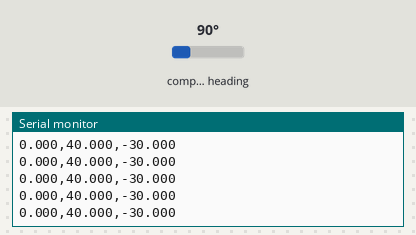
Bench run of a sketch on a simulated Arduino Nano 33 BLE. Shown: the last lines printed to the serial monitor. Inputs (shaded band) come from the test bench; at power-on: compass heading 90°.

Above: at 2.7 s.
2.8 s: compass heading set to 7°
At 3.07 s:
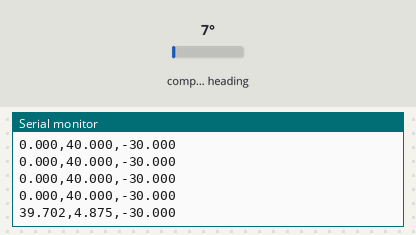
4.3 s: compass heading set to 180°
At 4.47 s:
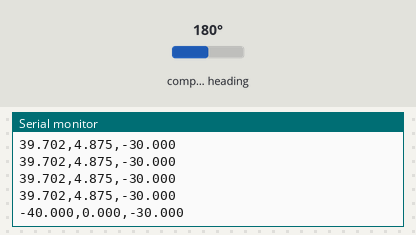
Timing chart, 0 to 7.3 s (numbered marks = the images above; inputs shaded):
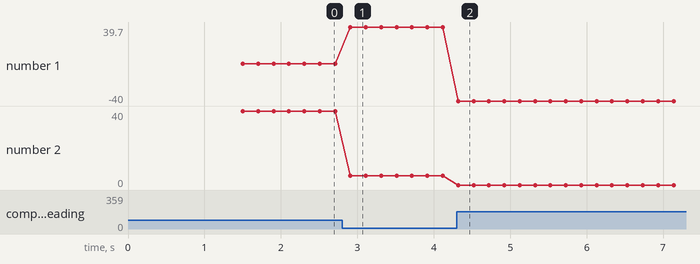

Measured:
- after the input at 2.8 s, the serial monitor: prints a new line after 0.11 s (image 1)
- after the input at 4.3 s, the serial monitor: prints a new line at once (image 2)
- plotted number 1: 0 → 39.7 after the input at 2.8 s, 39.7 → -40 after the input at 4.3 s
- plotted number 2: 40 → 4.88 after the input at 2.8 s

The sketch:

lab2task6c.ino
```cpp
#include <Arduino_BMI270_BMM150.h>

void setup() {
  Serial.begin(115200);
  delay(1500);

  if (!IMU.begin()) {
    Serial.println("Failed to initialize IMU.");
    while (1);
  }

  Serial.println("Magnetometer test started");
  Serial.println("mx,my,mz");
}

void loop() {
  float x, y, z;

  if (IMU.magneticFieldAvailable()) {
    IMU.readMagneticField(x, y, z);
    Serial.print(x, 3);
    Serial.print(",");
    Serial.print(y, 3);
    Serial.print(",");
    Serial.println(z, 3);
  }

  delay(200);
}
```
